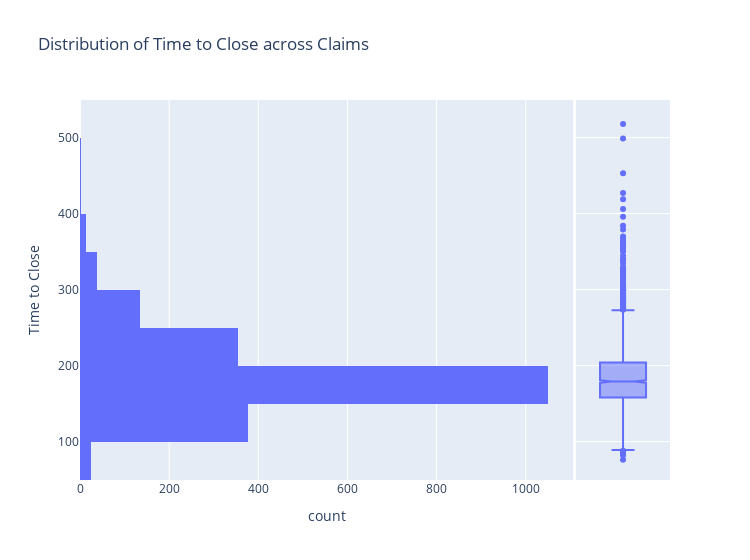

Notebook cell for this chart:
### Code cell
#Historgram illustrating the Distribution of Time to Close for All Claims

fig = px.histogram(df, y="time_to_close", nbins=20, marginal="box",
                  title="Distribution of Time to Close across Claims",
                  width=750, labels ={'time_to_close': 'Time to Close'})
print(f'mean: {df.time_to_close.mean()}')
print(f'median: {df.time_to_close.median()}')
print(f'min: {df.time_to_close.min()}')
print(f'max: {df.time_to_close.max()}')
fig.show()

### Figure 1 — Plotly figure (JSON) as saved in the notebook; plotly's stock layout.template omitted (floating-point values rounded to 4 significant figures; data arrays with more than 128 entries replaced by an {"elided": "..."} marker saying what was removed)
{"data": [{"alignmentgroup": "True", "bingroup": "y", "hovertemplate": "count=%{x}<br>Time to Close=%{y}<extra></extra>", "legendgroup": "", "marker": {"color": "#636efa", "pattern": {"shape": ""}}, "name": "", "nbinsy": 20, "offsetgroup": "", "orientation": "h", "showlegend": false, "xaxis": "x", "y": {"elided": "2000 int values"}, "yaxis": "y", "type": "histogram"}, {"alignmentgroup": "True", "hovertemplate": "Time to Close=%{y}<extra></extra>", "legendgroup": "", "marker": {"color": "#636efa"}, "name": "", "notched": true, "offsetgroup": "", "showlegend": false, "xaxis": "x2", "y": {"elided": "2000 int values"}, "yaxis": "y2", "type": "box"}], "layout": {"xaxis": {"anchor": "y", "domain": [0, 0.8358], "title": {"text": "count"}}, "yaxis": {"anchor": "x", "domain": [0, 1], "title": {"text": "Time to Close"}}, "xaxis2": {"anchor": "y2", "domain": [0.8408, 1], "matches": "x2", "showticklabels": false, "showline": false, "ticks": "", "showgrid": false}, "yaxis2": {"anchor": "x2", "domain": [0, 1], "matches": "y", "showticklabels": false, "showgrid": true}, "legend": {"tracegroupgap": 0}, "title": {"text": "Distribution of Time to Close across Claims"}, "barmode": "relative", "width": 750}}
